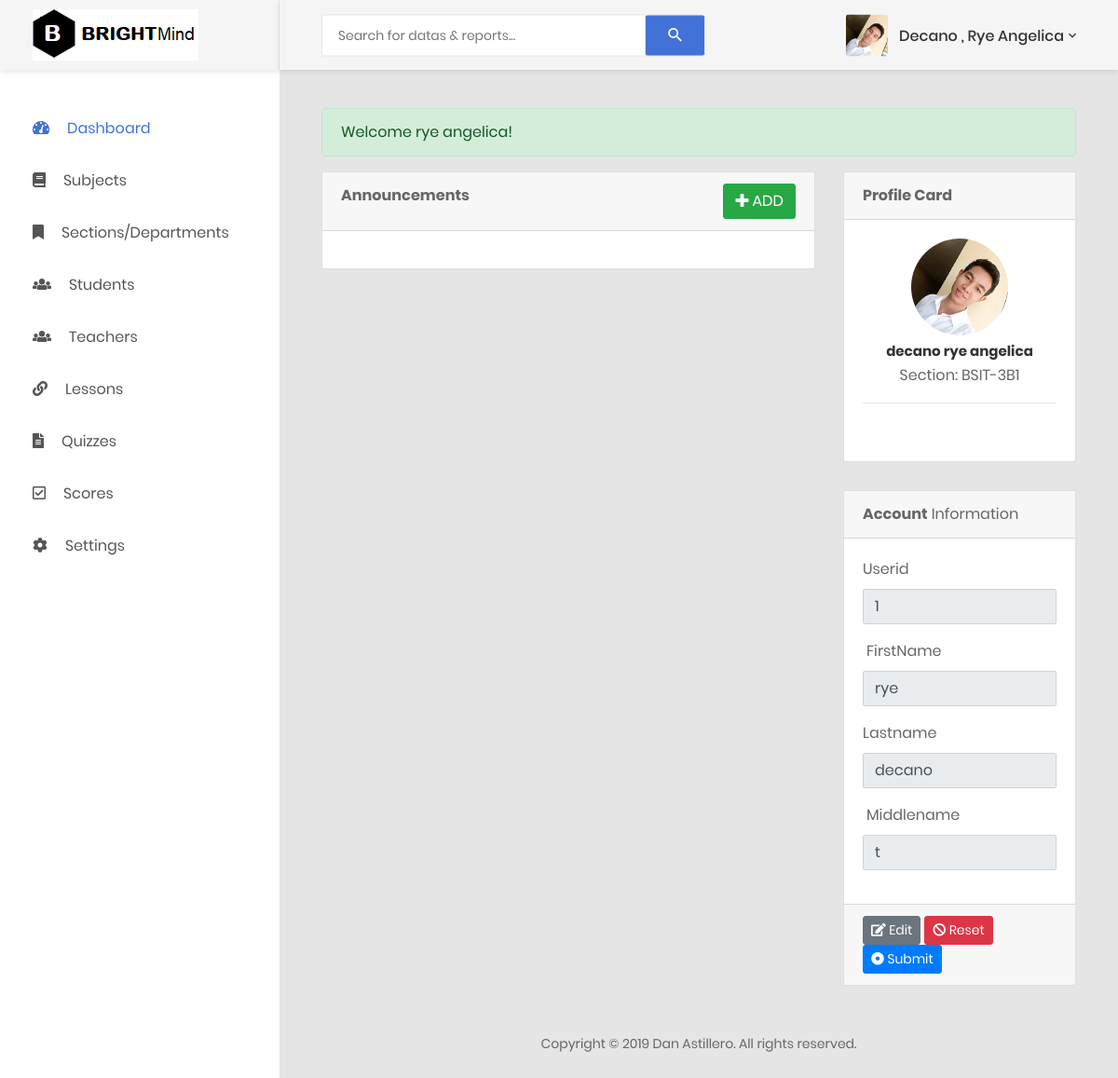
Page /adminindex.php?login=s&fname=rye angelica (signed in) on the earlier database version.
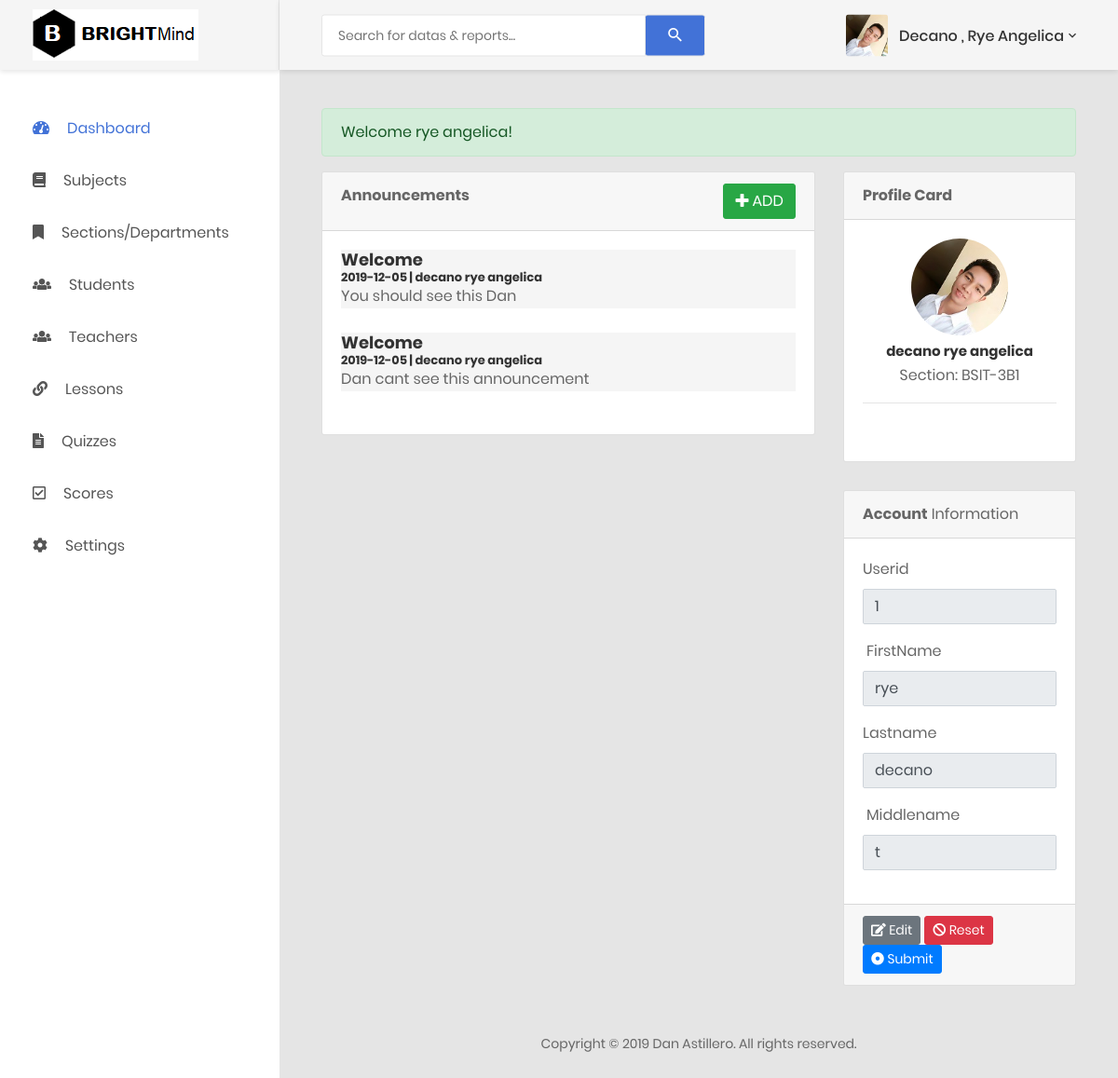
Same page on the later database version.
### tables this page shows
CREATE TABLE `teacherstbl` (
  `teachersid` int(10) NOT NULL,
  `email` varchar(100) NOT NULL,
  `password` varchar(100) NOT NULL,
  `fname` varchar(100) NOT NULL,
  `lname` varchar(100) NOT NULL,
  `mname` varchar(100) NOT NULL,
  `deptid` int(10) NOT NULL
);

CREATE TABLE `announcementtbl` (
  `announceid` int(10) NOT NULL,
  `antitle` varchar(1000) NOT NULL,
  `andetails` text NOT NULL,
  `dateposted` date NOT NULL,
  `anfrom` varchar(100) NOT NULL,
  `sectionid` int(10) NOT NULL,
  `subjectid` int(10) NOT NULL,
  `userid` int(10) NOT NULL
);

### adminsession.php (called while the page is built, shortened)
<?php
include('connection.php');
     @$userprofile=@$_SESSION['email'];
     $ASK=" SELECT * FROM `teacherstbl` WHERE email='$userprofile' ";
     $INFO=mysqli_query($con, $ASK);
     $result=mysqli_fetch_assoc($INFO);
     if($userprofile == true){
        $lname=$result['lname'];
        $fname=$result['fname'];
     }
?>

### functions.php (called while the page is built, shortened)
<?php
function teacherid($id){
    include('connection.php');
    $sql="SELECT * FROM teacherstbl WHERE teachersid=".$id;
    $executeQuery=mysqli_query($con,$sql);
    while($result=mysqli_fetch_array($executeQuery)){
        $teachersid=$result['teachersid'];
    }
        return $teachersid;
}
function teachersgetname($id){
    include('connection.php');
    $sql="SELECT * FROM teacherstbl where teachersid=".$id;
    $executeQuery=mysqli_query($con, $sql);
    while($result=mysqli_fetch_array($executeQuery)){
        $ibalik=$result['lname'] ." " .$result['fname'];
    }
    return $ibalik;
}
function teachergetfname($id){
    include('connection.php');
    $sql="SELECT * FROM teacherstbl where teachersid=".$id;
    $executeQuery=mysqli_query($con, $sql);
    while($result=mysqli_fetch_array($executeQuery)){
        $ibalik=$result['fname'];
    }
    return $ibalik;
}
function teachergetlname($id){
    include('connection.php');
    $sql="SELECT * FROM teacherstbl where teachersid=".$id;
    $executeQuery=mysqli_query($con, $sql);
    while($result=mysqli_fetch_array($executeQuery)){
        $ibalik=$result['lname'];
    }
    return $ibalik;
}
function teachergetmname($id){
    include('connection.php');
    $sql="SELECT * FROM teacherstbl where teachersid=".$id;
    $executeQuery=mysqli_query($con, $sql);
    while($result=mysqli_fetch_array($executeQuery)){
        $ibalik=$result['mname'];
    }
    return $ibalik;
}
?>

### adminindex.php (the view, shortened to what this page needs)
<?php
include('connection.php');
include('adminsession.php');
include('functions.php');
$teacher=teachersgetname($id);
?>
<!DOCTYPE html>
<php lang="en">
<head>
    <link href="css/font-face.css" rel="stylesheet" media="all">
    <link href="vendor/font-awesome-4.7/css/font-awesome.min.css" rel="stylesheet" media="all">
    <link href="vendor/font-awesome-5/css/fontawesome-all.min.css" rel="stylesheet" media="all">
    <link href="vendor/mdi-font/css/material-design-iconic-font.min.css" rel="stylesheet" media="all">
    <link href="vendor/bootstrap-4.1/bootstrap.min.css" rel="stylesheet" media="all">
    <link href="vendor/animsition/animsition.min.css" rel="stylesheet" media="all">
    <link href="vendor/bootstrap-progressbar/bootstrap-progressbar-3.3.4.min.css" rel="stylesheet" media="all">
    <link href="vendor/wow/animate.css" rel="stylesheet" media="all">
    <link href="vendor/css-hamburgers/hamburgers.min.css" rel="stylesheet" media="all">
    <link href="vendor/slick/slick.css" rel="stylesheet" media="all">
    <link href="vendor/select2/select2.min.css" rel="stylesheet" media="all">
    <link href="vendor/perfect-scrollbar/perfect-scrollbar.css" rel="stylesheet" media="all">
    <link href="css/theme.css" rel="stylesheet" media="all">
</head>
<body class="animsition">
    <div class="page-wrapper">
        <?php include("adminheadermobileandsidebar.php"); ?>
        <div class="page-container">
            <?php include("adminheader.php"); ?>
            <div class="main-content">
                <div class="section__content section__content--p30">
                    <div class="container-fluid">
                        <?php
                            if(isset($_GET['login'])){
                                $login=$_GET['login'];
                                $name=$_GET['fname'];
                                if($login=="s"){
                                echo "<div class='alert alert-success' role='alert'> Welcome ". $name ."! </div>";
                                }
                            }
                            ?>
                        <div class="row">
                            <div class="col-md-8">
                                <div class="card">
                                    <div class="card-header">
                                        <strong class="card-title mb-3">Announcements</strong>
                                        <button type="button" class="btn btn-success" data-toggle="modal" data-target="#addAnnouncement" style="float: right;">
                                           <i class="fas fa-plus"></i> ADD
                                        </button>
                                    </div>
                                    <div class="card-body">
                                    <?php
                                    $sql="SELECT * FROM announcementtbl WHERE anfrom='$teacher' ORDER BY dateposted desc  ";
                                    $result=mysqli_query($con, $sql);
                                    if(mysqli_num_rows($result)){
                                    while($row = mysqli_fetch_array($result))
                                    { ?>
                                        <div style="background-color: whitesmoke;">
                                        <h4><?php echo $row['antitle']?><h4>
                                        <h6><?php echo $row['dateposted']?> | <?php echo $row['anfrom']?></h6>
                                        <p><?php echo $row['andetails'] ?></p>
                                        </div>
                                        <br>
                                    <?php }
                                    }
                                 ?>
                                    </div>
                                </div>
                            </div>
                            <div class="col-md-4">
                                <div class="card">
                                    <div class="card-header">
                                        <strong class="card-title mb-3">Profile Card</strong>
                                    </div>
                                    <div class="card-body">
                                        <div class="mx-auto d-block">
                                            <img class="rounded-circle mx-auto d-block" style="width:50%;" src="images/icon/avatar-dan.jpg" alt="Card image cap">
                                            <h5 class="text-sm-center mt-2 mb-1"><?php echo teachersgetname($id);?></h5>
                                            <div class="location text-sm-center">
                                                <i class="fa fa-groups"></i>Section: BSIT-3B1</div>
                                        </div>
                                        <hr>
                                        <div class="card-text text-sm-center">
                                            <a href="#">
                                                <i class="fa fa-facebook pr-1"></i>
                                            </a>
                                            <a href="#">
                                                <i class="fa fa-twitter pr-1"></i>
                                            </a>
                                            <a href="#">
                                                <i class="fa fa-linkedin pr-1"></i>
                                            </a>
                                            <a href="#">
                                                <i class="fa fa-pinterest pr-1"></i>
                                            </a>
                                        </div>
                                    </div>
                                </div>
                                <div class="card">
                                    <div class="card-header">
                                        <strong id="accountinfo">Account</strong> Information
                                    </div>
                                    <div class="card-body card-block">
                                        <form action="" method="post" class="form">
                                            <div class="form-group">
                                                <label for="exampleInputName2" class="pr-1  form-control-label">Userid</label><br>
                                                <input type="text" id="name" placeholder="" required="" value=<?php echo teacherid($id);?> readonly class="form-control">
                                            </div>
                                            <div class="form-group">
                                                <label for="exampleInputEmail2" class="px-1  form-control-label">FirstName</label><br>
                                                <input type="email" id="email" placeholder="" required="" value=<?php echo teachergetfname($id);?> readonly class="form-control">
                                            </div>
                                            <div class="form-group">
                                                <label for="exampleInputName2" class="pr-1  form-control-label">Lastname</label><br>
                                                <input type="text" id="name" placeholder="" required="" value=<?php echo teachergetlname($id);?> readonly class="form-control">
                                            </div>
                                            <div class="form-group">
                                                <label for="exampleInputEmail2" class="px-1  form-control-label">Middlename</label><br>
                                                <input type="email" id="email" placeholder="" required="" value=<?php echo teachergetmname($id);?> readonly class="form-control">
                                            </div>
                                        </form>
                                    </div>
                                    <div class="card-footer">
                                        <button type="edit" class="btn btn-secondary btn-sm">
                                            <i class="fa fa-pencil-square-o"></i> Edit
                                        </button>
                                        <button type="reset" class="btn btn-danger btn-sm">
                                            <i class="fa fa-ban"></i> Reset
                                        </button>
                                        <button type="submit" class="btn btn-primary btn-sm">
                                            <i class="fa fa-dot-circle-o"></i> Submit
                                        </button>
                                    </div>
                                </div>
                            </div>
                        </div>
                    </div>
                </div>
                    <div class="row">
                            <div class="col-md-12">
                                <div class="copyright">
                                    <p>Copyright © 2019 Dan Astillero. All rights reserved.</p>
                                </div>
                            </div>
                        </div>
                    </div>
        </div>
    </div>
</body>
</php>

### adminheadermobileandsidebar.php (shortened to what this page needs)
<aside class="menu-sidebar d-none d-lg-block">
    <div class="logo">
        <a href="#">
            <img src="images/icon/logo.png" alt="Cool Admin" />
        </a>
    </div>
    <div class="menu-sidebar__content js-scrollbar1">
        <nav class="navbar-sidebar">
            <ul class="list-unstyled navbar__list">
                <li class="active has-sub">
                    <a class="js-arrow" href="adminindex.php">
                        <i class="fas fa-tachometer-alt"></i>Dashboard</a>
                </li>
                <li>
                    <a href="adminsubjects.php">
                        <i class="fas fa-book"></i>Subjects</a>
                </li>
                <li>
                    <a href="adminsections.php">
                        <i class="fas  fa-bookmark"></i>Sections/Departments</a>
                </li>
                <li>
                    <a href="adminstudents.php">
                        <i class="fas fa-group"></i>Students</a>
                </li>
                <li>
                    <a href="adminteachers.php">
                        <i class="fas fa-group"></i>Teachers</a>
                </li>
                <li>
                    <a href="adminlessons.php">
                        <i class="fas fa-link"></i>Lessons</a>
                </li>
                <li>
                    <a href="adminquizzes.php">
                        <i class="fas fa-file-text"></i>Quizzes</a>
                </li>
                <li>
                    <a href="adminscores.php">
                        <i class="far fa-check-square"></i>Scores</a>
                </li>
                <li>
                    <a href="adminsettings.php">
                        <i class="fas fa-gear"></i>Settings</a>
                </li>
            </ul>
        </nav>
    </div>
</aside>

### adminheader.php (shortened to what this page needs)
<?php
include('connection.php');
include('adminsession.php');
?>
            <header class="header-desktop">
                <div class="section__content section__content--p30">
                    <div class="container-fluid">
                        <div class="header-wrap">
                            <form class="form-header" action="" method="POST">
                                <input class="au-input au-input--xl" type="text" name="search" placeholder="Search for datas &amp; reports..." />
                                <button class="au-btn--submit" type="submit">
                                    <i class="zmdi zmdi-search"></i>
                                </button>
                            </form>
                            <div class="header-button">
                                <div class="account-wrap">
                                    <div class="account-item clearfix js-item-menu">
                                        <div class="image">
                                            <img src="images/icon/avatar-dan.jpg" alt="profile" />
                                        </div>
                                        <div class="content">
                                            <a class="js-acc-btn" href="#"><?php echo $lname." , ".$fname?></a>
                                        </div>
                                    </div>
                                </div>
                            </div>
                        </div>
                    </div>
                </div>
            </header>

Differences in the rows shown:
added announcementtbl: antitle "Welcome", dateposted "2019-12-05", anfrom "decano rye angelica", andetails "You should see this Dan"
added announcementtbl: antitle "Welcome", dateposted "2019-12-05", anfrom "decano rye angelica", andetails "Dan cant see this announcement"
